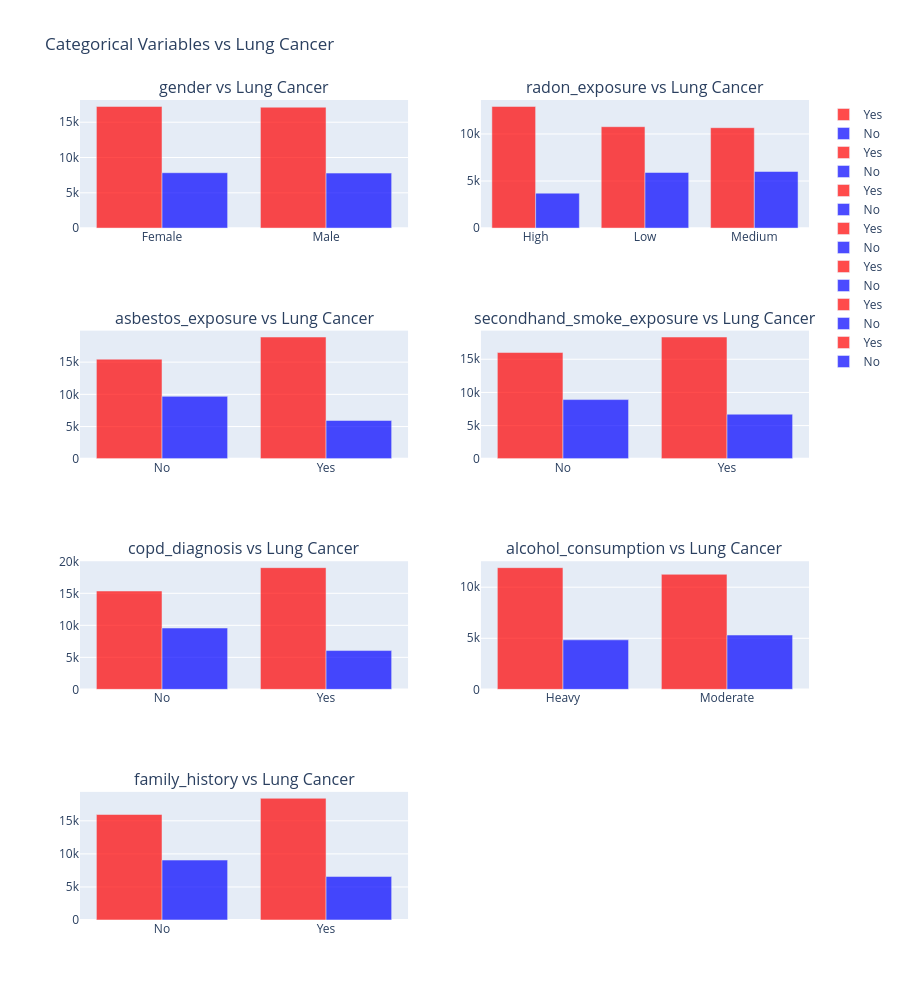

Write notebook code for a chart like this one.
### Code cell
# Create subplots for categorical variables vs lung cancer
fig = make_subplots(
    rows=4, cols=2,
    subplot_titles=[f"{var} vs Lung Cancer" for var in categorical_vars],
    specs=[[{"type": "bar"}, {"type": "bar"}],
           [{"type": "bar"}, {"type": "bar"}],
           [{"type": "bar"}, {"type": "bar"}],
           [{"type": "bar"}, None]]
)

for i, var in enumerate(categorical_vars):
    row = i // 2 + 1
    col = i % 2 + 1
    
    cross_tab = pd.crosstab(df[var], df['lung_cancer'])
    bar_fig = go.Bar(x=cross_tab.index, y=cross_tab['Yes'], name='Yes', 
                     marker_color='red', opacity=0.7)
    bar_fig2 = go.Bar(x=cross_tab.index, y=cross_tab['No'], name='No', 
                      marker_color='blue', opacity=0.7)
    
    fig.add_trace(bar_fig, row=row, col=col)
    fig.add_trace(bar_fig2, row=row, col=col)

fig.update_layout(height=1000, title_text="Categorical Variables vs Lung Cancer", 
                  barmode='group')
fig.show()

### Figure 1 — Plotly figure (JSON) as saved in the notebook; plotly's stock layout.template omitted (floating-point values rounded to 4 significant figures)
{"data": [{"marker": {"color": "red"}, "name": "Yes", "opacity": 0.7, "type": "bar", "x": ["Female", "Male"], "xaxis": "x", "y": [17239, 17125], "yaxis": "y"}, {"marker": {"color": "blue"}, "name": "No", "opacity": 0.7, "type": "bar", "x": ["Female", "Male"], "xaxis": "x", "y": [7846, 7790], "yaxis": "y"}, {"marker": {"color": "red"}, "name": "Yes", "opacity": 0.7, "type": "bar", "x": ["High", "Low", "Medium"], "xaxis": "x2", "y": [12926, 10772, 10666], "yaxis": "y2"}, {"marker": {"color": "blue"}, "name": "No", "opacity": 0.7, "type": "bar", "x": ["High", "Low", "Medium"], "xaxis": "x2", "y": [3713, 5910, 6013], "yaxis": "y2"}, {"marker": {"color": "red"}, "name": "Yes", "opacity": 0.7, "type": "bar", "x": ["No", "Yes"], "xaxis": "x3", "y": [15462, 18902], "yaxis": "y3"}, {"marker": {"color": "blue"}, "name": "No", "opacity": 0.7, "type": "bar", "x": ["No", "Yes"], "xaxis": "x3", "y": [9689, 5947], "yaxis": "y3"}, {"marker": {"color": "red"}, "name": "Yes", "opacity": 0.7, "type": "bar", "x": ["No", "Yes"], "xaxis": "x4", "y": [16013, 18351], "yaxis": "y4"}, {"marker": {"color": "blue"}, "name": "No", "opacity": 0.7, "type": "bar", "x": ["No", "Yes"], "xaxis": "x4", "y": [8920, 6716], "yaxis": "y4"}, {"marker": {"color": "red"}, "name": "Yes", "opacity": 0.7, "type": "bar", "x": ["No", "Yes"], "xaxis": "x5", "y": [15357, 19007], "yaxis": "y5"}, {"marker": {"color": "blue"}, "name": "No", "opacity": 0.7, "type": "bar", "x": ["No", "Yes"], "xaxis": "x5", "y": [9577, 6059], "yaxis": "y5"}, {"marker": {"color": "red"}, "name": "Yes", "opacity": 0.7, "type": "bar", "x": ["Heavy", "Moderate"], "xaxis": "x6", "y": [11913, 11260], "yaxis": "y6"}, {"marker": {"color": "blue"}, "name": "No", "opacity": 0.7, "type": "bar", "x": ["Heavy", "Moderate"], "xaxis": "x6", "y": [4849, 5316], "yaxis": "y6"}, {"marker": {"color": "red"}, "name": "Yes", "opacity": 0.7, "type": "bar", "x": ["No", "Yes"], "xaxis": "x7", "y": [15955, 18409], "yaxis": "y7"}, {"marker": {"color": "blue"}, "name": "No", "opacity": 0.7, "type": "bar", "x": ["No", "Yes"], "xaxis": "x7", "y": [9062, 6574], "yaxis": "y7"}], "layout": {"annotations": [{"font": {"size": 16}, "showarrow": false, "text": "gender vs Lung Cancer", "x": 0.225, "xanchor": "center", "xref": "paper", "y": 1, "yanchor": "bottom", "yref": "paper"}, {"font": {"size": 16}, "showarrow": false, "text": "radon_exposure vs Lung Cancer", "x": 0.775, "xanchor": "center", "xref": "paper", "y": 1, "yanchor": "bottom", "yref": "paper"}, {"font": {"size": 16}, "showarrow": false, "text": "asbestos_exposure vs Lung Cancer", "x": 0.225, "xanchor": "center", "xref": "paper", "y": 0.7188, "yanchor": "bottom", "yref": "paper"}, {"font": {"size": 16}, "showarrow": false, "text": "secondhand_smoke_exposure vs Lung Cancer", "x": 0.775, "xanchor": "center", "xref": "paper", "y": 0.7188, "yanchor": "bottom", "yref": "paper"}, {"font": {"size": 16}, "showarrow": false, "text": "copd_diagnosis vs Lung Cancer", "x": 0.225, "xanchor": "center", "xref": "paper", "y": 0.4375, "yanchor": "bottom", "yref": "paper"}, {"font": {"size": 16}, "showarrow": false, "text": "alcohol_consumption vs Lung Cancer", "x": 0.775, "xanchor": "center", "xref": "paper", "y": 0.4375, "yanchor": "bottom", "yref": "paper"}, {"font": {"size": 16}, "showarrow": false, "text": "family_history vs Lung Cancer", "x": 0.225, "xanchor": "center", "xref": "paper", "y": 0.1562, "yanchor": "bottom", "yref": "paper"}], "barmode": "group", "height": 1000, "title": {"text": "Categorical Variables vs Lung Cancer"}, "xaxis": {"anchor": "y", "domain": [0, 0.45]}, "xaxis2": {"anchor": "y2", "domain": [0.55, 1]}, "xaxis3": {"anchor": "y3", "domain": [0, 0.45]}, "xaxis4": {"anchor": "y4", "domain": [0.55, 1]}, "xaxis5": {"anchor": "y5", "domain": [0, 0.45]}, "xaxis6": {"anchor": "y6", "domain": [0.55, 1]}, "xaxis7": {"anchor": "y7", "domain": [0, 0.45]}, "yaxis": {"anchor": "x", "domain": [0.8438, 1]}, "yaxis2": {"anchor": "x2", "domain": [0.8438, 1]}, "yaxis3": {"anchor": "x3", "domain": [0.5625, 0.7188]}, "yaxis4": {"anchor": "x4", "domain": [0.5625, 0.7188]}, "yaxis5": {"anchor": "x5", "domain": [0.2812, 0.4375]}, "yaxis6": {"anchor": "x6", "domain": [0.2812, 0.4375]}, "yaxis7": {"anchor": "x7", "domain": [0, 0.1562]}}}
